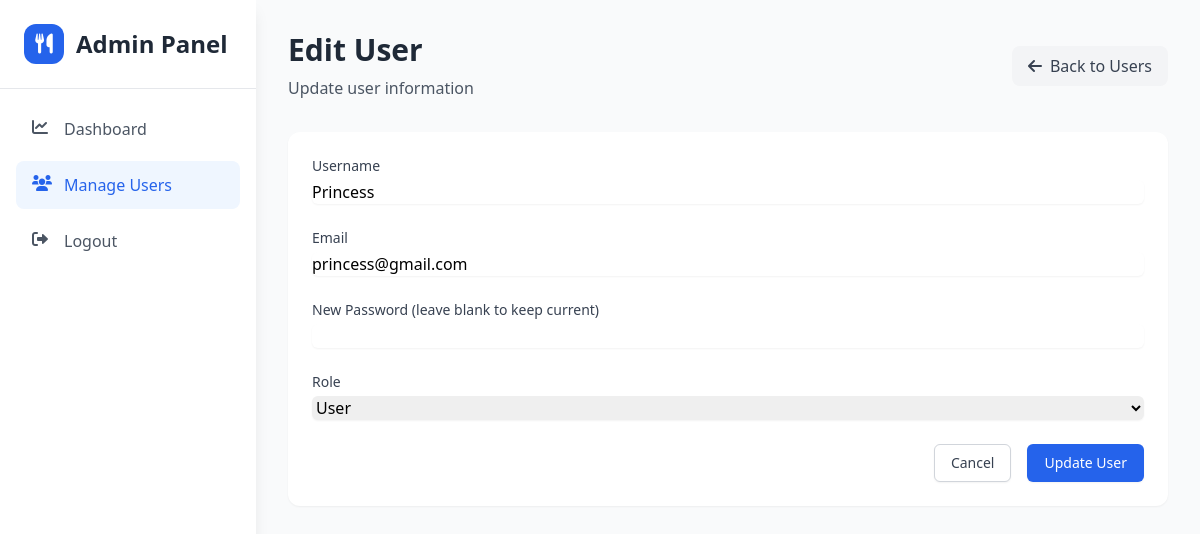
Screenshot of /admin/edit_user.php?id=17 (signed in) with the database file from the repository.
### tables this page shows
CREATE TABLE `users` (
  `id` int(11) NOT NULL,
  `username` varchar(50) NOT NULL,
  `email` varchar(100) NOT NULL,
  `password` varchar(255) NOT NULL,
  `role` enum('user','admin') DEFAULT 'user',
  `created_at` timestamp NOT NULL DEFAULT current_timestamp()
);

### admin/edit_user.php (the view, shortened to what this page needs)
<?php
require '../config.php';
$user_id = isset($_GET['id']) ? (int)$_GET['id'] : 0;
$stmt = $conn->prepare("SELECT username, email, role FROM users WHERE id = ?");
$stmt->bind_param("i", $user_id);
$stmt->execute();
$result = $stmt->get_result();
$user = $result->fetch_assoc();
?>
<!DOCTYPE html>
<html lang="en">
<head>
    <script src="https://cdn.tailwindcss.com"></script>
    <link href="https://cdnjs.cloudflare.com/ajax/libs/font-awesome/6.0.0/css/all.min.css" rel="stylesheet">
</head>
<body class="bg-gray-50 min-h-screen font-sans">
    <div id="sidebar" class="fixed inset-y-0 left-0 w-64 bg-white shadow-lg transform -translate-x-full lg:translate-x-0 transition-transform duration-300 ease-in-out z-40">
        <div class="flex flex-col h-full">
            <div class="p-4 sm:p-6 border-b">
                <div class="flex items-center space-x-3">
                    <div class="w-10 h-10 rounded-xl bg-blue-600 flex items-center justify-center">
                        <i class="fas fa-utensils text-white text-xl"></i>
                    </div>
                    <h1 class="text-xl sm:text-2xl font-bold text-gray-800">Admin Panel</h1>
                </div>
            </div>
            <nav class="flex-1 p-3 sm:p-4">
                <ul class="space-y-2">
                    <li>
                        <a href="admin_dashboard.php" class="flex items-center px-3 sm:px-4 py-2 sm:py-3 text-gray-600 hover:bg-light-blue hover:text-primary rounded-lg transition-colors">
                            <i class="fas fa-chart-line w-5 h-5 mr-2 sm:mr-3"></i>
                            <span class="text-sm sm:text-base">Dashboard</span>
                        </a>
                    </li>
                    <li>
                        <a href="manage_users.php" class="flex items-center px-3 sm:px-4 py-2 sm:py-3 text-primary bg-light-blue rounded-lg">
                            <i class="fas fa-users w-5 h-5 mr-2 sm:mr-3"></i>
                            <span class="text-sm sm:text-base">Manage Users</span>
                        </a>
                    </li>
                    <li>
                        <a href="../logout.php" class="flex items-center px-3 sm:px-4 py-2 sm:py-3 text-gray-600 hover:bg-light-blue hover:text-primary rounded-lg transition-colors">
                            <i class="fas fa-sign-out-alt w-5 h-5 mr-2 sm:mr-3"></i>
                            <span class="text-sm sm:text-base">Logout</span>
                        </a>
                    </li>
                </ul>
            </nav>
        </div>
    </div>
    <div class="lg:ml-64 min-h-screen">
        <div class="p-4 sm:p-6 lg:p-8">
            <header class="mb-6 sm:mb-8">
                <div class="flex flex-col sm:flex-row sm:items-center sm:justify-between gap-4">
                    <div>
                        <h2 class="text-2xl sm:text-3xl font-bold text-gray-800">Edit User</h2>
                        <p class="text-gray-600 mt-2">Update user information</p>
                    </div>
                    <a href="manage_users.php" class="inline-flex items-center justify-center px-4 py-2 bg-gray-100 text-gray-700 rounded-lg hover:bg-gray-200 transition-colors duration-200">
                        <i class="fas fa-arrow-left mr-2"></i>
                        Back to Users
                    </a>
                </div>
            </header>
            <div class="bg-white rounded-xl shadow-sm p-6">
                <form method="POST" class="space-y-6">
                    <div>
                        <label class="block text-sm font-medium text-gray-700">Username</label>
                        <input type="text" name="username" value="<?= htmlspecialchars($user['username']) ?>" required
                            class="mt-1 block w-full rounded-md border-gray-300 shadow-sm focus:border-blue-500 focus:ring-blue-500">
                    </div>
                    <div>
                        <label class="block text-sm font-medium text-gray-700">Email</label>
                        <input type="email" name="email" value="<?= htmlspecialchars($user['email']) ?>" required
                            class="mt-1 block w-full rounded-md border-gray-300 shadow-sm focus:border-blue-500 focus:ring-blue-500">
                    </div>
                    <div>
                        <label class="block text-sm font-medium text-gray-700">New Password (leave blank to keep current)</label>
                        <input type="password" name="new_password"
                            class="mt-1 block w-full rounded-md border-gray-300 shadow-sm focus:border-blue-500 focus:ring-blue-500">
                    </div>
                    <div>
                        <label class="block text-sm font-medium text-gray-700">Role</label>
                        <select name="role" required
                            class="mt-1 block w-full rounded-md border-gray-300 shadow-sm focus:border-blue-500 focus:ring-blue-500">
                            <option value="user" <?= $user['role'] === 'user' ? 'selected' : '' ?>>User</option>
                        </select>
                    </div>
                    <div class="flex justify-end space-x-4">
                        <a href="manage_users.php" class="px-4 py-2 border border-gray-300 rounded-md shadow-sm text-sm font-medium text-gray-700 bg-white hover:bg-gray-50 focus:outline-none focus:ring-2 focus:ring-offset-2 focus:ring-blue-500">
                            Cancel
                        </a>
                        <button type="submit" class="px-4 py-2 border border-transparent rounded-md shadow-sm text-sm font-medium text-white bg-blue-600 hover:bg-blue-700 focus:outline-none focus:ring-2 focus:ring-offset-2 focus:ring-blue-500">
                            Update User
                        </button>
                    </div>
                </form>
            </div>
        </div>
    </div>
</body>
</html>

### rows the page displays
users: username "Princess", email "princess@gmail.com", role "User"
